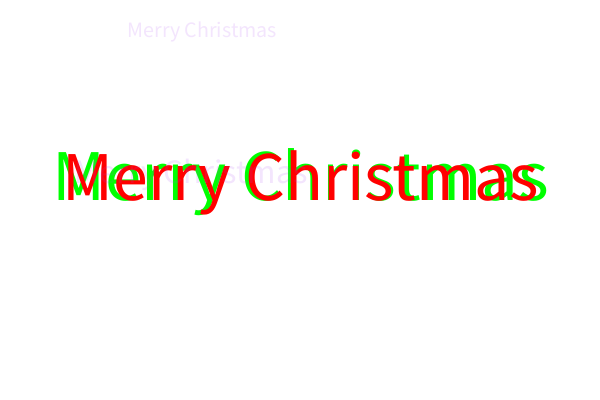
Frame 1 (no input)
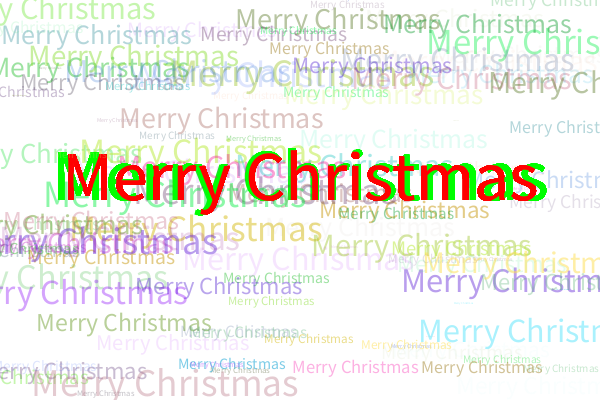
Frame 60 (the mouse pressed at the canvas centre just before this capture)
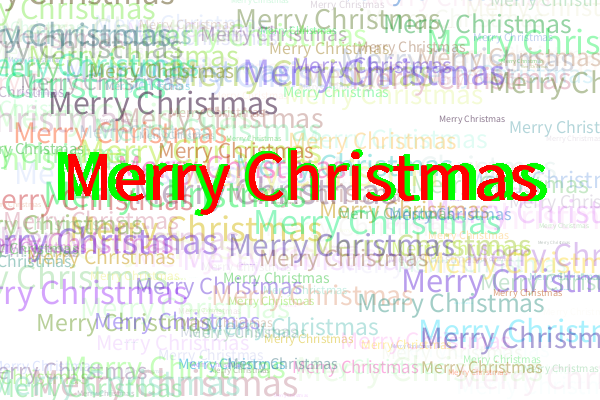
Frame 120 (the mouse held since frame 60 and released just before this capture)

The Processing sketch that drew these frames (run headless with seeded random() and noise(); from frame 60 on, the mouse is pressed at the canvas centre):

// Processing sketch: processing_48391
// ── processing_48391.pde

void setup()
{
  size(600, 400);
  background(255, 255, 255);
  smooth();
  textAlign(CENTER); 
  strokeWeight(3);
}
void draw()
{
  textSize(73);
  fill(0,255,0,255);
  text("Merry Christmas",300,200);

  fill(255,0,0,255);
  textSize(70);
  text("Merry Christmas",300,200);
  fill(random(255),random(255),random(255),random(150));
  textSize(random(40));
  text("Merry Christmas",random(600),random(400)); 
  //fill(random(0),random(255),random(0),random(110));
  textSize(random(40));
  text("Merry Christmas",random(600),random(400)); 

}
